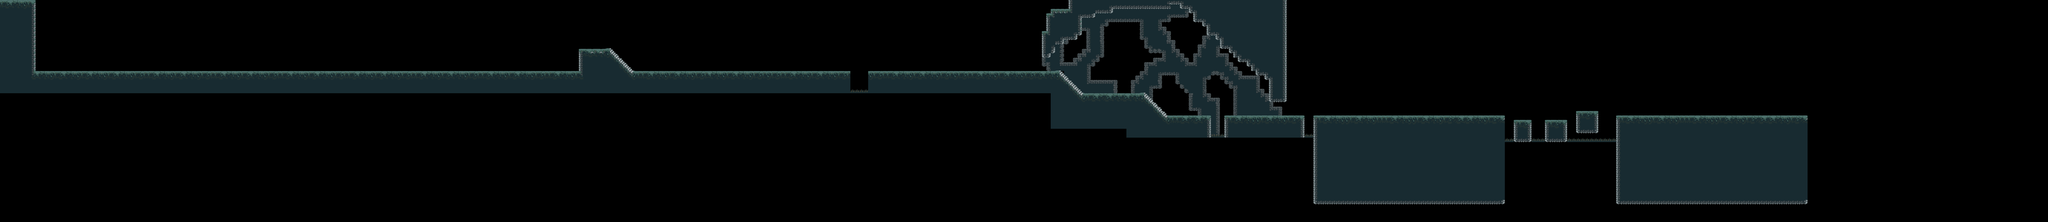

The image is a tile-based game level rendered from a .tmx file. Its description and source (layers, tilesets, objects; grid data summarised) follow:
An orthogonal 460x50 tile map with 16x16 px tiles, 5 tile layers (cave_bg, ground, spirit_collides, corporeal_collides, ...), 2 tilesets.

<map version="1.5" tiledversion="1.6.0" orientation="orthogonal" renderorder="right-down" width="460" height="50" tilewidth="16" tileheight="16" infinite="0" nextlayerid="7" nextobjectid="1">
 <tileset firstgid="1" source="spirit_forest.tsx" />
 <tileset firstgid="151" source="cave_tileset.tsx" />
 <layer id="2" name="cave_bg" width="460" height="50">
  <properties>
   <property name="unity:SortingLayer" value="cave_bg" />
  </properties>
  <data>[23000 cells, 799 non-empty, 18 distinct tile ids]</data>
 </layer>
 <layer id="1" name="ground" width="460" height="50">
  <data>[23000 cells, 3949 non-empty, 38 distinct tile ids]</data>
 </layer>
 <layer id="4" name="spirit_collides" width="460" height="50">
  <properties>
   <property name="unity:layer" value="SpiritCollides" />
  </properties>
  <data>[23000 cells, 0 non-empty, 0 distinct tile ids]</data>
 </layer>
 <layer id="5" name="corporeal_collides" width="460" height="50">
  <properties>
   <property name="unity:layer" value="CorporealCollides" />
  </properties>
  <data>[23000 cells, 0 non-empty, 0 distinct tile ids]</data>
 </layer>
 <layer id="6" name="damages_player" width="460" height="50">
  <data>[23000 cells, 25 non-empty, 1 distinct tile ids]</data>
 </layer>
</map>
